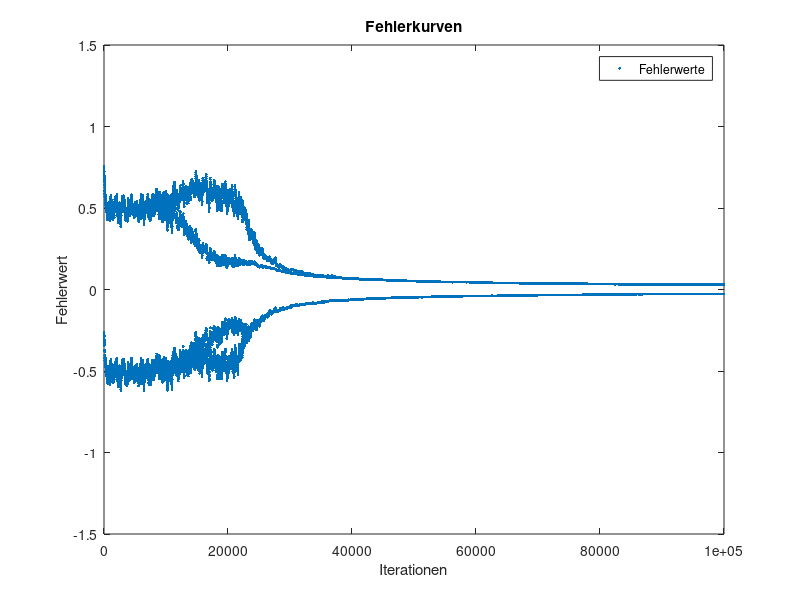
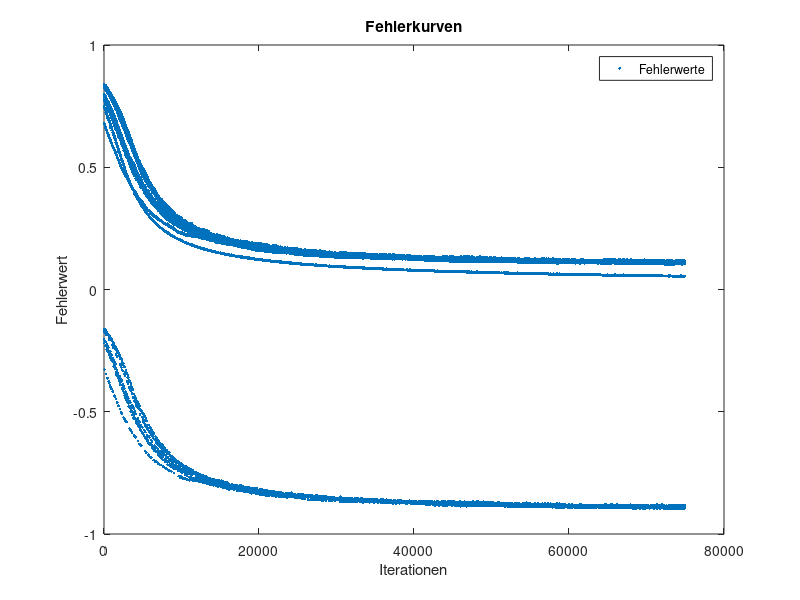
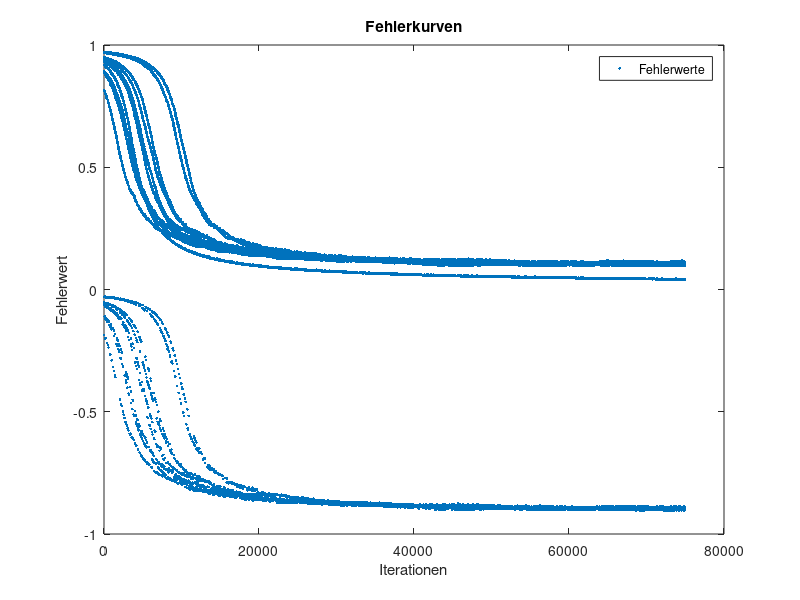
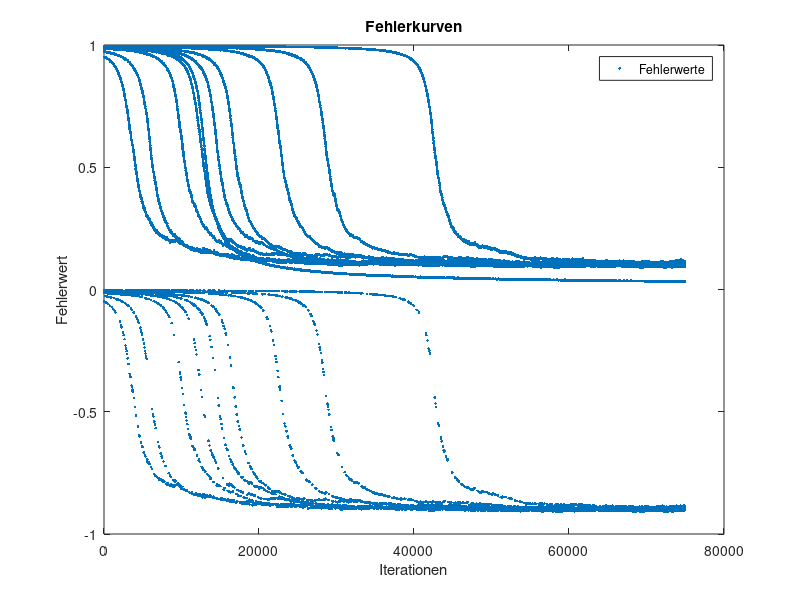

Write MATLAB code to recreate these figures, in order.
% clean up
clear all
close all
clc

% load data
Training  = load('pendigits-training.txt');
Testing   = load('pendigits-testing.txt');

% Labels
labelsTraining = Training(:,17);
labelsTesting  = Testing(:,17);

% center training data
for index1 = 1:length(Training)
   for index2 = 1:16
      cTraining(index1,index2) = Training(index1,index2) / max(Training(index1,1:16));
   end
end

% center test data
for index1 = 1:length(Testing)
   for index2 = 1:16
      cTesting(index1,index2) = Testing(index1,index2) / max(Testing(index1,1:16));
   end
end

%%% Aufgabe 1 - XOR-Netzwerk mit Backpropagation trainieren %%%
W1_init    = rand(3,2);                     % random weights 3x2 from input to layer 1
W2_init    = rand(3,1);                     % random weights 3x1 from layer 1 to layer 2
LTD        = [1 1 0; 1 0 1; 0 1 1; 0 0 0];  % labeled training data
L          = [0; 1; 1; 0];                  % labels
ATD        = [1 1 1; 1 0 1; 0 1 1; 0 0 1];  % augmented data without labels
E1         = [];                            % error history for plot
e1         = 1;                             % just for e != 0

% set initial values
W1         = W1_init;
W2         = W2_init;
alpha      = 0.1;                          % learning rate
eq1        = 0.0001;                        % error quality

% learning
for runs=1:100000
    random             = randi(4);
    L0                 = ATD(random,:);
    label              = L(random,:);
        
    % forward pass
    % layer 1
    t                  = L0 * W1;
    perceptron1_layer1 = 1.0 / (1.0 + exp(-t(:,1)));
    perceptron2_layer1 = 1.0 / (1.0 + exp(-t(:,2)));
    out_layer1         = [perceptron1_layer1, perceptron2_layer1];
    
    % layer 2
    t                  = [perceptron1_layer1, perceptron2_layer1, 1]*W2;
    perceptron1_layer2 = 1.0 / (1.0 + exp(-t));
    out_layer2         = perceptron1_layer2;
    
    % error calculation
    e1                 = perceptron1_layer2 - label;
    E1                 = horzcat(E1,e1);
    
    % backward pass
    t1                 = L0 * W1;
    s11                = (1.0 / (1+exp(-t1(:,1))))*(1-(1 / (1+exp(-t1(:,1)))));
    s12                = (1.0 / (1+exp(-t1(:,2))))*(1-(1 / (1+exp(-t1(:,2)))));
    D1                 = [s11, 0; 0, s12];
    
    t2                 = [out_layer1, 1] * W2;
    s2                 = (1 / (1+exp(-t2)))*(1-(1 / (1+exp(-t2))));
    D2                 = s2;
    
    W2_                = W2(1:2,:);
    dW1                = -alpha*D1*W2_*D2*e1'*L0;
    dW2                = -alpha*D2*e1'*[out_layer1, 1];
    W1                 = W1 + dW1';
    W2                 = W2 + dW2';

end

needed_iterations = length(E1)

% plot
figure('NumberTitle','off','Name','Aufgabe 1');
plot(E1, '.')
title('Fehlerkurven');
xlabel('Iterationen');
ylabel('Fehlerwert');
axis([-0.1 needed_iterations -1.5 1.5]);
legend('Fehlerwerte');


%%% Aufgabe 2 - Handgeschriebene Zahlen klasssifizieren %%%

LTD        = horzcat(cTraining,labelsTraining);  % labeled training data
ATD        = horzcat(cTraining,ones(7494,1));    % augmented data without labels

% k = 2
E2         = [];           % error history for plot
e2         = 1;            % just for e != 0

% set initial values
W1         = rand(17,2)   % random weights 17x2 from layer 0 to layer 1
W2         = rand(3,10)   % random weights 3x10 from layer 1 to layer 2
alpha      = 0.01;         % learning rate
eq2        = 0.0001;       % error quality


for runs = 1:length(ATD)
    
    L0                = ATD(runs,:);
    label             = labelsTraining(runs);
        
    % forward pass
    % layer 1
    t                   = L0 * W1;
    perceptron01_layer1 = 1 / (1 + exp(-t(:,1)));
    perceptron02_layer1 = 1 / (1 + exp(-t(:,2)));
    
    out_layer1         = [perceptron01_layer1,perceptron02_layer1];
    
    % layer 2
    t                  = [out_layer1, 1]*W2;
    perceptron01_layer2 = 1 / (1 + exp(-t(1)));
    perceptron02_layer2 = 1 / (1 + exp(-t(2)));
    perceptron03_layer2 = 1 / (1 + exp(-t(3)));
    perceptron04_layer2 = 1 / (1 + exp(-t(4)));
    perceptron05_layer2 = 1 / (1 + exp(-t(5)));
    perceptron06_layer2 = 1 / (1 + exp(-t(6)));
    perceptron07_layer2 = 1 / (1 + exp(-t(7)));
    perceptron08_layer2 = 1 / (1 + exp(-t(8)));
    perceptron09_layer2 = 1 / (1 + exp(-t(9)));
    perceptron10_layer2 = 1 / (1 + exp(-t(10)));
    
    out_layer2         = [perceptron01_layer2,perceptron02_layer2,perceptron03_layer2,perceptron04_layer2,perceptron05_layer2,perceptron06_layer2,perceptron07_layer2,perceptron08_layer2,perceptron09_layer2,perceptron10_layer2];
    
    % error calculation
    labelVector = zeros(1,10);
    for labelIndex = 1:10
        if label == labelIndex
            labelVector(:,labelIndex) = 1;
        end
    end
    e2                 = out_layer2 - labelVector;
    E2                 = horzcat(E2,e2);
    
    
    % backward pass
    t1                 = L0 * W1;
    s11                = (1 / (1+exp(-t1(:,1))))*(1-(1 / (1+exp(-t1(:,1)))));
    s12                = (1 / (1+exp(-t1(:,2))))*(1-(1 / (1+exp(-t1(:,2)))));
       
    D1                 = [s11,0;
                          0,s12];
    
    t2                 = [out_layer1, 1] * W2;
    s201               = (1 / (1+exp(-t2(1))))*(1-(1 / (1+exp(-t2(1)))));
    s202               = (1 / (1+exp(-t2(2))))*(1-(1 / (1+exp(-t2(2)))));
    s203               = (1 / (1+exp(-t2(3))))*(1-(1 / (1+exp(-t2(3)))));
    s204               = (1 / (1+exp(-t2(4))))*(1-(1 / (1+exp(-t2(4)))));
    s205               = (1 / (1+exp(-t2(5))))*(1-(1 / (1+exp(-t2(5)))));
    s206               = (1 / (1+exp(-t2(6))))*(1-(1 / (1+exp(-t2(6)))));
    s207               = (1 / (1+exp(-t2(7))))*(1-(1 / (1+exp(-t2(7)))));
    s208               = (1 / (1+exp(-t2(8))))*(1-(1 / (1+exp(-t2(8)))));
    s209               = (1 / (1+exp(-t2(9))))*(1-(1 / (1+exp(-t2(9)))));
    s210               = (1 / (1+exp(-t2(10))))*(1-(1 / (1+exp(-t2(10)))));
    
    D2                 = [s201,0,0,0,0,0,0,0,0,0;
                          0,s202,0,0,0,0,0,0,0,0;
                          0,0,s203,0,0,0,0,0,0,0;
                          0,0,0,s204,0,0,0,0,0,0;
                          0,0,0,0,s205,0,0,0,0,0;
                          0,0,0,0,0,s206,0,0,0,0;
                          0,0,0,0,0,0,s207,0,0,0;
                          0,0,0,0,0,0,0,s208,0,0;
                          0,0,0,0,0,0,0,0,s209,0;
                          0,0,0,0,0,0,0,0,0,s210];
    
    W2_                = W2(1:2,:);
    dW1                = -alpha*D1*W2_*D2*e2'*L0;
    dW2                = -alpha*D2*e2'*[out_layer1, 1];
    W1                 = W1 + dW1';
    W2                 = W2 + dW2';

end
W1
W2

needed_iterations = length(E2)

% plot
figure('NumberTitle','off','Name','Aufgabe 2, k=2');
plot(E2, '.')
title('Fehlerkurven');
xlabel('Iterationen');
ylabel('Fehlerwert');
legend('Fehlerwerte');


% k = 4
E4         = [];           % error history for plot
e4         = 1;            % just for e != 0

% set initial values
W1         = rand(17,4);   % random weights 17x2 from layer 0 to layer 1
W2         = rand(5,10);   % random weights 5x10 from layer 1 to layer 2
alpha      = 0.01;         % learning rate

for runs = 1:length(ATD)
    
    L0                = ATD(runs,:);
    label             = labelsTraining(runs);
        
    % forward pass
    % layer 1
    t                   = L0 * W1;
    perceptron01_layer1 = 1 / (1 + exp(-t(:,1)));
    perceptron02_layer1 = 1 / (1 + exp(-t(:,2)));
    perceptron03_layer1 = 1 / (1 + exp(-t(:,3)));
    perceptron04_layer1 = 1 / (1 + exp(-t(:,4)));
    
    out_layer1         = [perceptron01_layer1,perceptron02_layer1,perceptron03_layer1,perceptron04_layer1];
    
    % layer 2
    t                  = [out_layer1, 1]*W2;
    perceptron01_layer2 = 1 / (1 + exp(-t(1)));
    perceptron02_layer2 = 1 / (1 + exp(-t(2)));
    perceptron03_layer2 = 1 / (1 + exp(-t(3)));
    perceptron04_layer2 = 1 / (1 + exp(-t(4)));
    perceptron05_layer2 = 1 / (1 + exp(-t(5)));
    perceptron06_layer2 = 1 / (1 + exp(-t(6)));
    perceptron07_layer2 = 1 / (1 + exp(-t(7)));
    perceptron08_layer2 = 1 / (1 + exp(-t(8)));
    perceptron09_layer2 = 1 / (1 + exp(-t(9)));
    perceptron10_layer2 = 1 / (1 + exp(-t(10)));
    
    out_layer2         = [perceptron01_layer2,perceptron02_layer2,perceptron03_layer2,perceptron04_layer2,perceptron05_layer2,perceptron06_layer2,perceptron07_layer2,perceptron08_layer2,perceptron09_layer2,perceptron10_layer2];
    
    % error calculation
    labelVector = zeros(1,10);
    for labelIndex = 1:10
        if label == labelIndex
            labelVector(:,labelIndex) = 1;
        end
    end
    e4                 = out_layer2 - labelVector;
    E4                 = horzcat(E4,e4);
    
    % backward pass
    t1                 = L0 * W1;
    s11                = (1 / (1+exp(-t1(:,1))))*(1-(1 / (1+exp(-t1(:,1)))));
    s12                = (1 / (1+exp(-t1(:,2))))*(1-(1 / (1+exp(-t1(:,2)))));
    s13                = (1 / (1+exp(-t1(:,3))))*(1-(1 / (1+exp(-t1(:,3)))));
    s14                = (1 / (1+exp(-t1(:,4))))*(1-(1 / (1+exp(-t1(:,4)))));
       
    D1                 = [s11,0,0,0;
                          0,s12,0,0;
                          0,0,s13,0;
                          0,0,0,s14];
    
    t2                 = [out_layer1, 1] * W2;
    s201               = (1 / (1+exp(-t2(1))))*(1-(1 / (1+exp(-t2(1)))));
    s202               = (1 / (1+exp(-t2(2))))*(1-(1 / (1+exp(-t2(2)))));
    s203               = (1 / (1+exp(-t2(3))))*(1-(1 / (1+exp(-t2(3)))));
    s204               = (1 / (1+exp(-t2(4))))*(1-(1 / (1+exp(-t2(4)))));
    s205               = (1 / (1+exp(-t2(5))))*(1-(1 / (1+exp(-t2(5)))));
    s206               = (1 / (1+exp(-t2(6))))*(1-(1 / (1+exp(-t2(6)))));
    s207               = (1 / (1+exp(-t2(7))))*(1-(1 / (1+exp(-t2(7)))));
    s208               = (1 / (1+exp(-t2(8))))*(1-(1 / (1+exp(-t2(8)))));
    s209               = (1 / (1+exp(-t2(9))))*(1-(1 / (1+exp(-t2(9)))));
    s210               = (1 / (1+exp(-t2(10))))*(1-(1 / (1+exp(-t2(10)))));
    
    D2                 = [s201,0,0,0,0,0,0,0,0,0;
                          0,s202,0,0,0,0,0,0,0,0;
                          0,0,s203,0,0,0,0,0,0,0;
                          0,0,0,s204,0,0,0,0,0,0;
                          0,0,0,0,s205,0,0,0,0,0;
                          0,0,0,0,0,s206,0,0,0,0;
                          0,0,0,0,0,0,s207,0,0,0;
                          0,0,0,0,0,0,0,s208,0,0;
                          0,0,0,0,0,0,0,0,s209,0;
                          0,0,0,0,0,0,0,0,0,s210];
    
    W2_                = W2(1:4,:);
    dW1                = -alpha*D1*W2_*D2*e4'*L0;
    dW2                = -alpha*D2*e4'*[out_layer1, 1];
    W1                 = W1 + dW1';
    W2                 = W2 + dW2';

end

needed_iterations = length(E4)

% plot
figure('NumberTitle','off','Name','Aufgabe 2, k=4');
plot(E4, '.')
title('Fehlerkurven');
xlabel('Iterationen');
ylabel('Fehlerwert');
legend('Fehlerwerte');


% k = 8
E8         = [];           % error history for plot
e8         = 1;            % just for e != 0

% set initial values
W1         = rand(17,8);   % random weights 17x2 from layer 0 to layer 1
W2         = rand(9,10);   % random weights 3x10 from layer 1 to layer 2
alpha      = 0.01;         % learning rate

for runs = 1:length(ATD)
    
    L0     = ATD(runs,:);
    label  = labelsTraining(runs);
        
    % forward pass
    % layer 1
    t                   = L0 * W1;
    perceptron01_layer1 = 1 / (1 + exp(-t(:,1)));
    perceptron02_layer1 = 1 / (1 + exp(-t(:,2)));
    perceptron03_layer1 = 1 / (1 + exp(-t(:,3)));
    perceptron04_layer1 = 1 / (1 + exp(-t(:,4)));
    perceptron05_layer1 = 1 / (1 + exp(-t(:,5)));
    perceptron06_layer1 = 1 / (1 + exp(-t(:,6)));
    perceptron07_layer1 = 1 / (1 + exp(-t(:,7)));
    perceptron08_layer1 = 1 / (1 + exp(-t(:,8)));
    
    out_layer1         = [perceptron01_layer1,perceptron02_layer1,perceptron03_layer1,perceptron04_layer1,perceptron05_layer1,perceptron06_layer1,perceptron07_layer1,perceptron08_layer1];
    
    % layer 2
    t                  = [out_layer1, 1]*W2;
    perceptron01_layer2 = 1 / (1 + exp(-t(1)));
    perceptron02_layer2 = 1 / (1 + exp(-t(2)));
    perceptron03_layer2 = 1 / (1 + exp(-t(3)));
    perceptron04_layer2 = 1 / (1 + exp(-t(4)));
    perceptron05_layer2 = 1 / (1 + exp(-t(5)));
    perceptron06_layer2 = 1 / (1 + exp(-t(6)));
    perceptron07_layer2 = 1 / (1 + exp(-t(7)));
    perceptron08_layer2 = 1 / (1 + exp(-t(8)));
    perceptron09_layer2 = 1 / (1 + exp(-t(9)));
    perceptron10_layer2 = 1 / (1 + exp(-t(10)));
    
    out_layer2         = [perceptron01_layer2,perceptron02_layer2,perceptron03_layer2,perceptron04_layer2,perceptron05_layer2,perceptron06_layer2,perceptron07_layer2,perceptron08_layer2,perceptron09_layer2,perceptron10_layer2];
    
    % error calculation
    labelVector = zeros(1,10);
    for labelIndex = 1:10
        if label == labelIndex
            labelVector(:,labelIndex) = 1;
        end
    end
    e8                 = out_layer2 - labelVector;
    E8                 = horzcat(E8,e8);
    
    
    % backward pass
    t1                 = L0 * W1;
    s11                = (1 / (1+exp(-t1(:,1))))*(1-(1 / (1+exp(-t1(:,1)))));
    s12                = (1 / (1+exp(-t1(:,2))))*(1-(1 / (1+exp(-t1(:,2)))));
    s13                = (1 / (1+exp(-t1(:,3))))*(1-(1 / (1+exp(-t1(:,3)))));
    s14                = (1 / (1+exp(-t1(:,4))))*(1-(1 / (1+exp(-t1(:,4)))));
    s15                = (1 / (1+exp(-t1(:,5))))*(1-(1 / (1+exp(-t1(:,5)))));
    s16                = (1 / (1+exp(-t1(:,6))))*(1-(1 / (1+exp(-t1(:,6)))));
    s17                = (1 / (1+exp(-t1(:,7))))*(1-(1 / (1+exp(-t1(:,7)))));
    s18                = (1 / (1+exp(-t1(:,8))))*(1-(1 / (1+exp(-t1(:,8)))));
       
    D1                 = [s11,0,0,0,0,0,0,0;
                          0,s12,0,0,0,0,0,0;
                          0,0,s13,0,0,0,0,0;
                          0,0,0,s14,0,0,0,0;
                          0,0,0,0,s15,0,0,0;
                          0,0,0,0,0,s16,0,0;
                          0,0,0,0,0,0,s17,0;
                          0,0,0,0,0,0,0,s18];
    
    t2                 = [out_layer1, 1] * W2;
    s201               = (1 / (1+exp(-t2(1))))*(1-(1 / (1+exp(-t2(1)))));
    s202               = (1 / (1+exp(-t2(2))))*(1-(1 / (1+exp(-t2(2)))));
    s203               = (1 / (1+exp(-t2(3))))*(1-(1 / (1+exp(-t2(3)))));
    s204               = (1 / (1+exp(-t2(4))))*(1-(1 / (1+exp(-t2(4)))));
    s205               = (1 / (1+exp(-t2(5))))*(1-(1 / (1+exp(-t2(5)))));
    s206               = (1 / (1+exp(-t2(6))))*(1-(1 / (1+exp(-t2(6)))));
    s207               = (1 / (1+exp(-t2(7))))*(1-(1 / (1+exp(-t2(7)))));
    s208               = (1 / (1+exp(-t2(8))))*(1-(1 / (1+exp(-t2(8)))));
    s209               = (1 / (1+exp(-t2(9))))*(1-(1 / (1+exp(-t2(9)))));
    s210               = (1 / (1+exp(-t2(10))))*(1-(1 / (1+exp(-t2(10)))));
    
    D2                 = [s201,0,0,0,0,0,0,0,0,0;
                          0,s202,0,0,0,0,0,0,0,0;
                          0,0,s203,0,0,0,0,0,0,0;
                          0,0,0,s204,0,0,0,0,0,0;
                          0,0,0,0,s205,0,0,0,0,0;
                          0,0,0,0,0,s206,0,0,0,0;
                          0,0,0,0,0,0,s207,0,0,0;
                          0,0,0,0,0,0,0,s208,0,0;
                          0,0,0,0,0,0,0,0,s209,0;
                          0,0,0,0,0,0,0,0,0,s210];
    
    W2_                = W2(1:8,:);
    dW1                = -alpha*D1*W2_*D2*e8'*L0;
    dW2                = -alpha*D2*e8'*[out_layer1, 1];
    W1                 = W1 + dW1';
    W2                 = W2 + dW2';

end

needed_iterations = length(E8)

% plot
figure('NumberTitle','off','Name','Aufgabe 2, k=8');
plot(E8, '.')
title('Fehlerkurven');
xlabel('Iterationen');
ylabel('Fehlerwert');
legend('Fehlerwerte');


% k = 10
E10        = [];           % error history for plot
e10        = 1;            % just for e != 0

% set initial values
W1         = rand(17,10);  % random weights 17x2 from layer 0 to layer 1
W2         = rand(11,10);  % random weights 3x10 from layer 1 to layer 2
alpha      = 0.01;         % learning rate

for runs = 1:length(ATD)
    
    L0                = ATD(runs,:);
    label             = labelsTraining(runs);
        
    % forward pass
    % layer 1
    t                   = L0 * W1;
    perceptron01_layer1 = 1 / (1 + exp(-t(:,1)));
    perceptron02_layer1 = 1 / (1 + exp(-t(:,2)));
    perceptron03_layer1 = 1 / (1 + exp(-t(:,3)));
    perceptron04_layer1 = 1 / (1 + exp(-t(:,4)));
    perceptron05_layer1 = 1 / (1 + exp(-t(:,5)));
    perceptron06_layer1 = 1 / (1 + exp(-t(:,6)));
    perceptron07_layer1 = 1 / (1 + exp(-t(:,7)));
    perceptron08_layer1 = 1 / (1 + exp(-t(:,8)));
    perceptron09_layer1 = 1 / (1 + exp(-t(:,9)));
    perceptron10_layer1 = 1 / (1 + exp(-t(:,10)));
    
    out_layer1         = [perceptron01_layer1,perceptron02_layer1,perceptron03_layer1,perceptron04_layer1,perceptron05_layer1,perceptron06_layer1,perceptron07_layer1,perceptron08_layer1,perceptron09_layer1,perceptron10_layer1];
    
    % layer 2
    t                  = [out_layer1, 1]*W2;
    perceptron01_layer2 = 1 / (1 + exp(-t(1)));
    perceptron02_layer2 = 1 / (1 + exp(-t(2)));
    perceptron03_layer2 = 1 / (1 + exp(-t(3)));
    perceptron04_layer2 = 1 / (1 + exp(-t(4)));
    perceptron05_layer2 = 1 / (1 + exp(-t(5)));
    perceptron06_layer2 = 1 / (1 + exp(-t(6)));
    perceptron07_layer2 = 1 / (1 + exp(-t(7)));
    perceptron08_layer2 = 1 / (1 + exp(-t(8)));
    perceptron09_layer2 = 1 / (1 + exp(-t(9)));
    perceptron10_layer2 = 1 / (1 + exp(-t(10)));
    
    out_layer2         = [perceptron01_layer2,perceptron02_layer2,perceptron03_layer2,perceptron04_layer2,perceptron05_layer2, perceptron06_layer2,perceptron07_layer2,perceptron08_layer2,perceptron09_layer2,perceptron10_layer2];
    
    % error calculation
    labelVector = zeros(1,10);
    for labelIndex = 1:10
        if label == labelIndex
            labelVector(:,labelIndex) = 1;
        end
    end
    e10                = out_layer2 - labelVector;
    E10                = horzcat(E10,e10);
    
    % backward pass
    t1                 = L0 * W1;
    s101               = (1 / (1+exp(-t1(:,1))))*(1-(1 / (1+exp(-t1(:,1)))));
    s102               = (1 / (1+exp(-t1(:,2))))*(1-(1 / (1+exp(-t1(:,2)))));
    s103               = (1 / (1+exp(-t1(:,3))))*(1-(1 / (1+exp(-t1(:,3)))));
    s104               = (1 / (1+exp(-t1(:,4))))*(1-(1 / (1+exp(-t1(:,4)))));
    s105               = (1 / (1+exp(-t1(:,5))))*(1-(1 / (1+exp(-t1(:,5)))));
    s106               = (1 / (1+exp(-t1(:,6))))*(1-(1 / (1+exp(-t1(:,6)))));
    s107               = (1 / (1+exp(-t1(:,7))))*(1-(1 / (1+exp(-t1(:,7)))));
    s108               = (1 / (1+exp(-t1(:,8))))*(1-(1 / (1+exp(-t1(:,8)))));
    s109               = (1 / (1+exp(-t1(:,9))))*(1-(1 / (1+exp(-t1(:,9)))));
    s110               = (1 / (1+exp(-t1(:,10))))*(1-(1 / (1+exp(-t1(:,10)))));
       
    D1                 = [s101,0,0,0,0,0,0,0,0,0;
                          0,s102,0,0,0,0,0,0,0,0;
                          0,0,s103,0,0,0,0,0,0,0;
                          0,0,0,s104,0,0,0,0,0,0;
                          0,0,0,0,s105,0,0,0,0,0;
                          0,0,0,0,0,s106,0,0,0,0;
                          0,0,0,0,0,0,s107,0,0,0;
                          0,0,0,0,0,0,0,s108,0,0;
                          0,0,0,0,0,0,0,0,s109,0;
                          0,0,0,0,0,0,0,0,0,s110];
    
    t2                 = [out_layer1, 1] * W2;
    s201               = (1 / (1+exp(-t2(1))))*(1-(1 / (1+exp(-t2(1)))));
    s202               = (1 / (1+exp(-t2(2))))*(1-(1 / (1+exp(-t2(2)))));
    s203               = (1 / (1+exp(-t2(3))))*(1-(1 / (1+exp(-t2(3)))));
    s204               = (1 / (1+exp(-t2(4))))*(1-(1 / (1+exp(-t2(4)))));
    s205               = (1 / (1+exp(-t2(5))))*(1-(1 / (1+exp(-t2(5)))));
    s206               = (1 / (1+exp(-t2(6))))*(1-(1 / (1+exp(-t2(6)))));
    s207               = (1 / (1+exp(-t2(7))))*(1-(1 / (1+exp(-t2(7)))));
    s208               = (1 / (1+exp(-t2(8))))*(1-(1 / (1+exp(-t2(8)))));
    s209               = (1 / (1+exp(-t2(9))))*(1-(1 / (1+exp(-t2(9)))));
    s210               = (1 / (1+exp(-t2(10))))*(1-(1 / (1+exp(-t2(10)))));
    
    D2                 = [s201,0,0,0,0,0,0,0,0,0;
                          0,s202,0,0,0,0,0,0,0,0;
                          0,0,s203,0,0,0,0,0,0,0;
                          0,0,0,s204,0,0,0,0,0,0;
                          0,0,0,0,s205,0,0,0,0,0;
                          0,0,0,0,0,s206,0,0,0,0;
                          0,0,0,0,0,0,s207,0,0,0;
                          0,0,0,0,0,0,0,s208,0,0;
                          0,0,0,0,0,0,0,0,s209,0;
                          0,0,0,0,0,0,0,0,0,s210];
    
    W2_                = W2(1:10,:);
    dW1                = -alpha*D1*W2_*D2*e10'*L0;
    dW2                = -alpha*D2*e10'*[out_layer1, 1];
    W1                 = W1 + dW1';
    W2                 = W2 + dW2';

end

needed_iterations = length(E10)

% plot
figure('NumberTitle','off','Name','Aufgabe 2, k=10');
plot(E10, '.')
title('Fehlerkurven');
xlabel('Iterationen');
ylabel('Fehlerwert');
legend('Fehlerwerte');